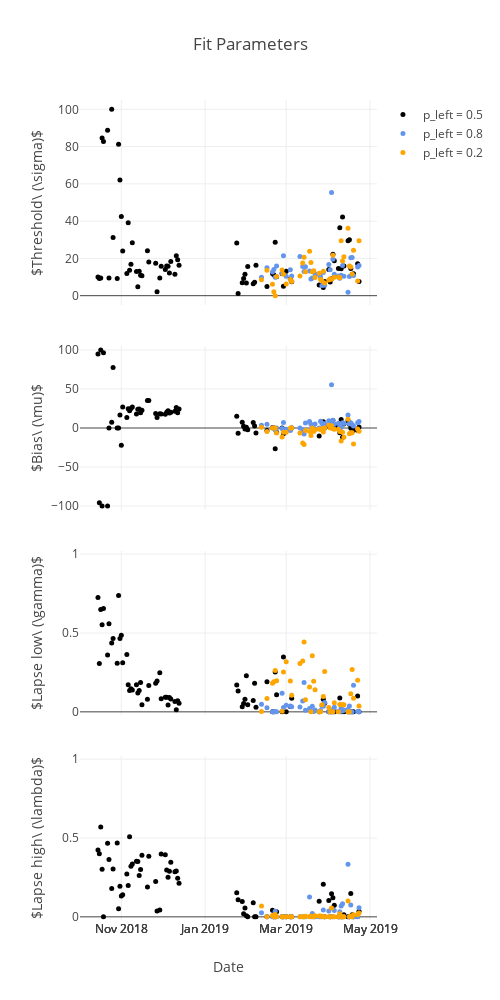

Notebook code cell kept with this figure:
### Code cell
pars_data = [pars[par_name][i] for i, prob_left in enumerate(prob_lefts)
             for par_name in par_names]

layout = go.Layout(
    xaxis1=dict(
        domain=[0, 1],
        title='Date'
    ),
    yaxis1=dict(
        domain=[0, 0.2],
        anchor='x1',
        range=[-0.02, 1.02],
        title='$Lapse high\ (\\lambda)$'
    ),
    xaxis2=dict(
        domain=[0, 1],
    ),
    yaxis2=dict(
        domain=[0.25, 0.45],
        anchor='x2',
        range=[-0.02, 1.02],
        title='$Lapse low\ (\\gamma)$'
    ),
    xaxis3=dict(
        domain=[0, 1],  
    ),
    yaxis3=dict(
        domain=[0.5, 0.7],
        anchor='x3',
        range=[-105, 105],
        title='$Bias\ (\\mu)$'
    ),
    xaxis4=dict(
        domain=[0, 1],
    ),
    yaxis4=dict(
        domain=[0.75, 1],
        anchor='x4',
        range=[-5, 105],
        title='$Threshold\ (\\sigma)$'
    ),
    height=1000, 
    width=500,
    title='Fit Parameters',
)

fig = go.Figure(data=pars_data, layout=layout)

plotly.offline.iplot(fig)
